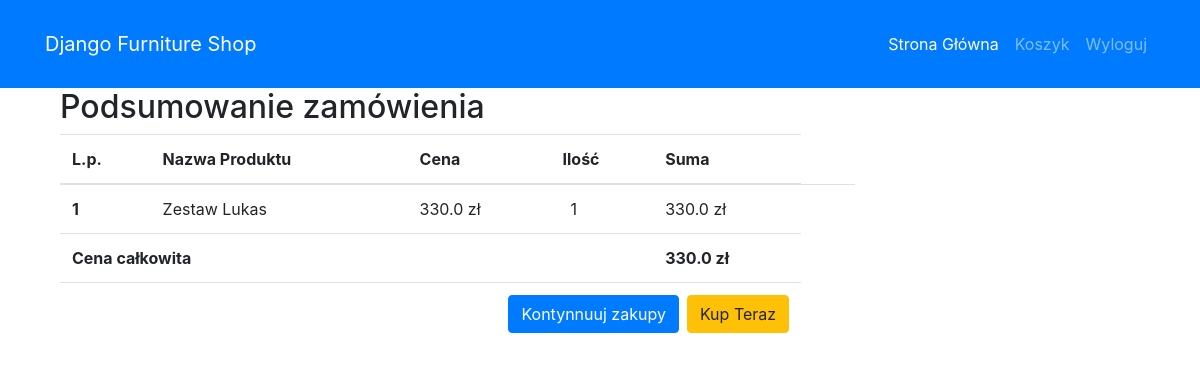
/cart/ (signed in), run on an earlier commit of the app's database.
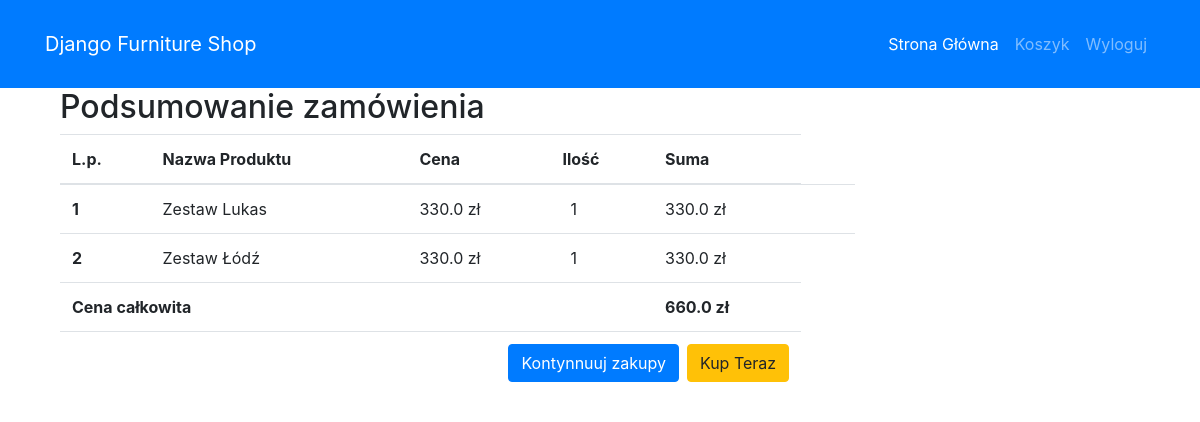
And on a later commit of the database.
### index/models.py (models this page shows, shortened)
class OrderProduct(models.Model):
    user = models.ForeignKey(settings.AUTH_USER_MODEL,
                             on_delete=models.CASCADE)
    ordered = models.BooleanField(default=False)
    product = models.ForeignKey(Product, on_delete=models.CASCADE)
    quantity = models.IntegerField(default=1)
    def get_total_price(self):
        return self.quantity * self.product.price

class Product(models.Model):
    name = models.CharField(max_length=200)
    manufacturer = models.ForeignKey('auth.User', on_delete=models.CASCADE)
    description = models.CharField(max_length=200)
    created_date = models.DateTimeField(default=timezone.now)
    price = models.FloatField()
    photo = models.ImageField(upload_to = 'media/', null=True, blank=True)

class Order(models.Model):
    user = models.ForeignKey(settings.AUTH_USER_MODEL,
                            on_delete=models.CASCADE)
    products = models.ManyToManyField(OrderProduct)
    ordered_date = models.DateTimeField(auto_now_add=True)
    ordered = models.BooleanField(default=False)
    shipping_address = models.ForeignKey(
        'UserAddress', related_name='shipping_address', on_delete=models.SET_NULL, blank=True, null=True)
    sale_date = models.DateField(auto_now_add=True)
    payment_deadline = models.DateField(auto_now_add=True)
    def get_total(self):
        total = 0
        for order_product in self.products.all():
            total += order_product.get_total_price()
        return total

### index/views.py (the view)
# urls.py: path('cart/', CartView.as_view(), name='cart'),
class CartView(LoginRequiredMixin, View):
    def get(self, *args, **kwargs):
        try:
            order = Order.objects.get(user=self.request.user, ordered=False)
            return render(self.request, 'index/cart.html', {'order': order})
        except ObjectDoesNotExist:
            messages.warning(self.request, "Nie masz aktywnego zamówienia !")
            return redirect("/")

### index/templatetags/group_tag.py (called while the page is built)
@register.filter(name='group_tag')
def group_tag(user, group_name):
    group = Group.objects.get(name=group_name)
    return True if group in user.groups.all() else False

### index/templates/index/cart.html (shortened to what this page needs)
{% extends "index/base.html" %}
{% load group_tag %}
{% block content %}
  <main>
    <div class="container">
    <div class="table-responsive text-nowrap">
    <h2>Podsumowanie zamówienia</h2>
    <table class="table">
        <thead>
        <tr>
            <th scope="col">L.p.</th>
            <th scope="col">Nazwa Produktu</th>
            <th scope="col">Cena</th>
            <th scope="col">Ilość</th>
            <th scope="col">Suma</th>
        </tr>
        </thead>
        <tbody>
        {% for product in order.products.all %}
        <tr>
            <th scope="row">{{ forloop.counter }}</th>
            <td>{{ product.product.name }}</td>
            <td>{{ product.product.price }} zł</td>
            <td>
                <a href="{% url 'remove_single_product_from_cart' product.product.pk %}"></a>
                {{ product.quantity }}
                <a href="{% url 'add_to_cart' product.product.pk %}"></a>
            </td>
            <td>
                {{ product.get_total_price }} zł
        </td>
        <td>
            <a href="{% url 'remove_from_cart' product.product.pk %}"></a>
            </td>
        </tr>
        {% endfor %}
        {% if order.get_total %}
        <tr>
            <td colspan="4"><b>Cena całkowita</b></td>
            <td><b>{{ order.get_total }} zł</b></td>
        </tr>
        <tr>
            <td colspan="5">
            <a class='btn btn-warning float-right ml-2' href='/checkout/'>Kup Teraz</a>
            <a class='btn btn-primary float-right' href='/'>Kontynnuuj zakupy</a>
            </td>
        </tr>
        {% endif %}
        </tbody>
    </table>
    </div>
    </div>
  </main>
{% endblock content %}

### index/templates/index/base.html (shortened to what this page needs)
{% load staticfiles %}
{% load group_tag %}
<!doctype html>
<html lang="pl">
<head>
  <link rel="stylesheet" href="https://stackpath.bootstrapcdn.com/bootstrap/4.4.1/css/bootstrap.min.css"
>
</head>
<body>
  <nav class="navbar navbar-expand-lg bg-primary navbar-dark py-4" id="navbar">
    <div class="container">
        <a class="navbar-brand" href="/">
            Django Furniture Shop
        </a>
        <div class="collapse navbar-collapse text-center" id="navbarsExample09">
            <ul id="navbar" class="navbar-nav ml-auto">
                <li class="nav-item active">
                    <a class="nav-link" href="#section1" data-section="1" id="s1">Strona Główna </a>
                </li>
                {% if user.is_authenticated %}
                {% if request.user|group_tag:"Customer"  %}
                <li class="nav-item" data-section="2"><a class="nav-link" href="/cart">Koszyk</a></li>
                {% endif %}
                <li class="nav-item" data-section="3"><a class="nav-link" href="/logout/">Wyloguj</a></li>
                {% else %}
                <li class="nav-item" data-section="4"><a class="nav-link" href="/register/">Zarejestruj</a></li>
                <li class="nav-item" data-section="5"><a class="nav-link" href="/login/">Zaloguj</a></li>
                {% endif %}
              </ul>
        </div>
    </div>
</nav>
  <div class="content container justify-content-left">
    <div class="row">
      <div class="col-sm-2 col-md-9 col-lg-9">
        {% block content %}
        {% endblock %}
      </div>
    </div>
  </div>
</body>
<body>
</body>
</html>

What changed in the data, as far as the page shows it:
no longer on this page (row edited): Order: get_total "330.0"
added OrderProduct: product.name "Zestaw Łódź", product.price "330.0", quantity "1", get_total_price "330.0"
added Order: get_total "660.0"
